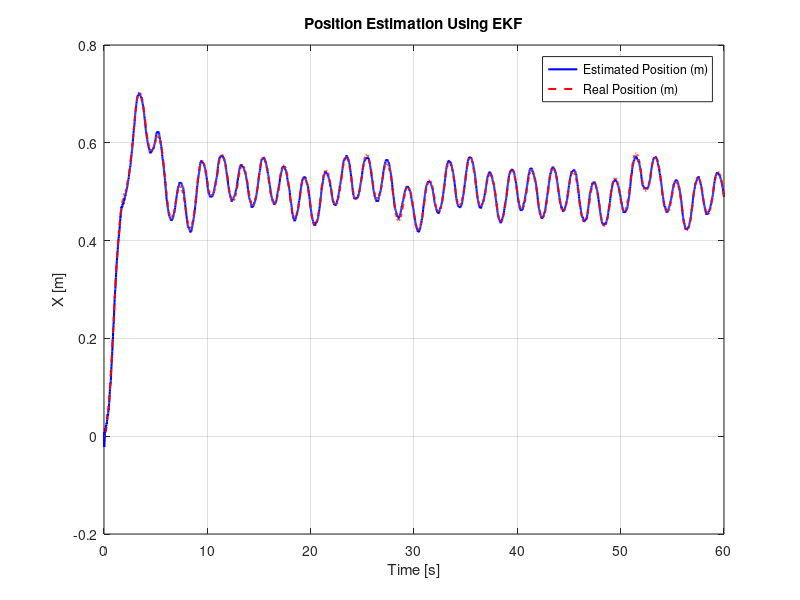
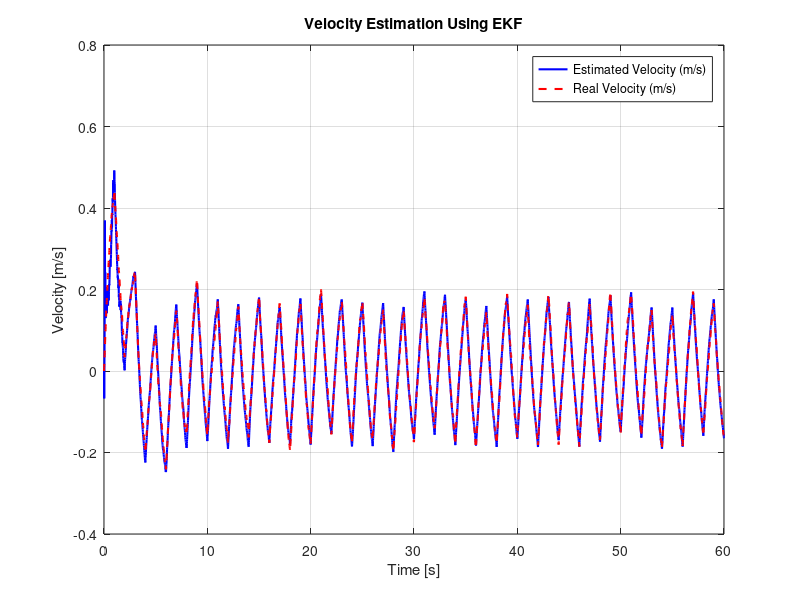
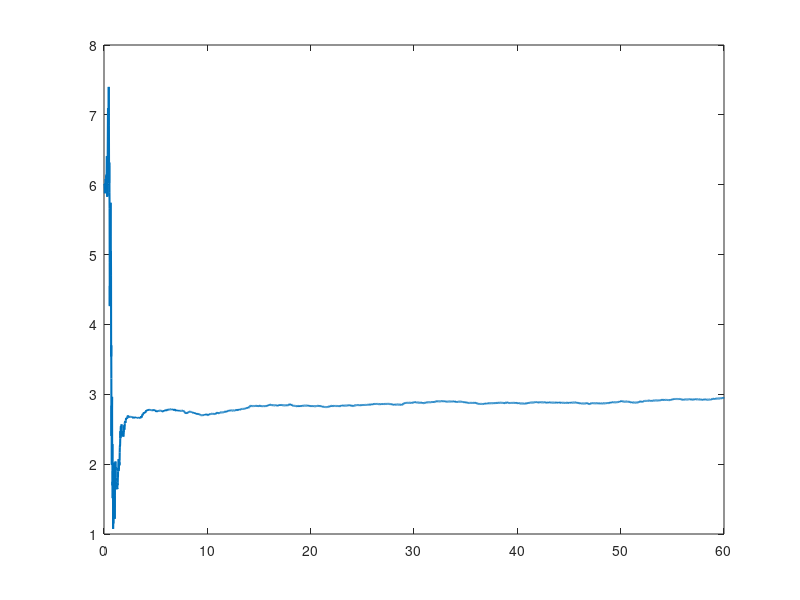

MATLAB code to generate these figures, in order: (Note: this script raises an error after producing the figures.)
clear; clc

%% load data

% load testData_chirp_input
% load testData_sine_wave_input.mat
% load testData_step_input.mat
load testData_square_input.mat

%% CT matrices
A_CT = [0       1;
        -k/m   -b/m];

B_CT = [0;
        1/m];

C_CT = [1 0];    % Output: position
D_CT = 0;

%% Convert CT to DT (Zero-Order Hold)
sys_CT = ss(A_CT, B_CT, C_CT, D_CT);
sys_DT = c2d(sys_CT, Ts, 'zoh');

A_DT = sys_DT.A;
B_DT = sys_DT.B;
C_DT = sys_DT.C;
D_DT = sys_DT.D;

%% process noise covariance Q

Q = B_DT * sigma_F^2 * B_DT';

%% measurement noise covariance R

R = sigma_y^2;

%% simulation

t = 0:Ts:T_end;
N = length(t);

I = eye(3);

%% Kalman
% Initial Kalman filter estimate
x_hat = zeros(3,N);
x_hat(:,1) = [0; 0; 6];

P0 = diag([0.1, 0.1, 10]);
% P0 = diag([0.1, 0.1, 50]);
% P0 = diag([0.1, 0.1, 100]);

P = P0;

% Store Kalman gains
K_hist = zeros(3,N);

%% Discrete-time simulation using for loop
for i = 1:N-1

    m_hat = max(x_hat(3,i), 0.05);
    v_hat = x_hat(2, i);
    pos_hat = x_hat(1, i);

    A_ct_aug = [0             1          0;
            -k/m_hat     -b/m_hat   (k*pos_hat + b*v_hat-u(i))/m_hat^2;
            0             0          0];

    B_ct_aug = [0;
            1/m_hat;
            0];

    C_ct_aug = [1 0 0];    % Output: position
    D_ct_aug = 0;

    %%
    sys_CT_aug = ss(A_ct_aug, B_ct_aug, C_ct_aug, D_ct_aug);
    sys_DT_aug = c2d(sys_CT_aug, Ts, 'zoh');

    A_DT_aug = sys_DT_aug.A;
    B_DT_aug = sys_DT_aug.B;
    C_DT_aug = sys_DT_aug.C;
    D_DT_aug = sys_DT_aug.D;

    %%S
    A_est_CT = [0 1;
                -k/m_hat -b/m_hat];

    B_est_CT = [0; 1/m_hat];

    sys_est_CT = ss(A_est_CT, B_est_CT, C_CT, D_CT);

    sys_est_DT = c2d(sys_est_CT, Ts, 'zoh');
    A_est_DT = sys_est_DT.A;
    B_est_DT = sys_est_DT.B;

    %%
    Q_kalman = zeros(3);
    Q_kalman(1:2,1:2) = ...
        B_est_DT * sigma_F^2 * B_est_DT';
    Q_kalman(3,3) = 1e-6;

    % prediction
    x_pred = [A_est_DT*x_hat(1:2,i) + B_est_DT*u(i);
              x_hat(3,i)];

    % update error covariance matrix
    P_pred = A_DT_aug*P*A_DT_aug' + Q_kalman;

    % calculate kalman gain
    K = P_pred * C_DT_aug' / (C_DT_aug * P_pred * C_DT_aug' + R);

    % state estimate update
    innovation = y(i+1) - C_DT_aug*x_pred;
    x_hat(:,i+1) = x_pred + K*innovation;

    % joseph form
    P = (I-K*C_DT_aug)*P_pred*(I-K*C_DT_aug)' + K*R*K';

    % store kalman gain
    K_hist(:,i) = K;
end

figure(1);
plot(t, x_hat(1,:), 'b-', 'LineWidth', 1.5); 
hold on; 
plot(t, x(1,:), 'r--', 'LineWidth', 1.5);
grid on;
xlabel('Time [s]');
ylabel('X [m]');
title('Position Estimation Using EKF');
legend('Estimated Position (m)', 'Real Position (m)');

figure(2);
plot(t, x_hat(2,:), 'b-', 'LineWidth', 1.5); 
hold on; 
plot(t, x(2,:), 'r--', 'LineWidth', 1.5);
grid on;
xlabel('Time [s]');
ylabel('Velocity [m/s]');
title('Velocity Estimation Using EKF');
legend('Estimated Velocity (m/s)', 'Real Velocity (m/s)');

figure(3);
plot(t, x_hat(3,:), 'LineWidth', 1.5); 
hold on; 
yline(m, 'r--', 'LineWidth', 1.5);
grid on;
xlabel('Time [s]');
ylabel('Mass [kg]');
title('Mass Estimation Using EKF');
legend('Estimated Mass (kg)', 'Real Mass (kg)');

% legend('Estimated Mass (kg) - Low P0 (10)', 'Estimated Mass (kg) - Medium P0 (50)', 'Estimated Mass (kg) - High P0 (100)', 'Real Mass (kg)');
